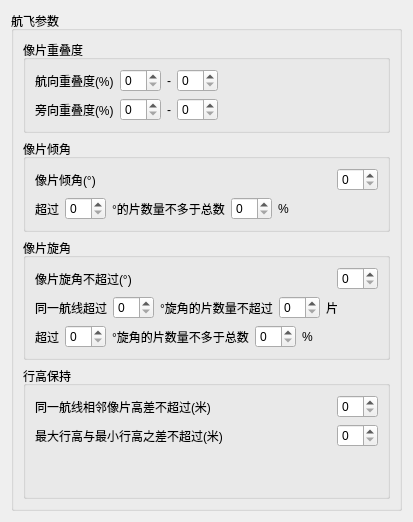
         <widget class="QWidget" name="page_2">
          <layout class="QGridLayout" name="gridLayout_5">
           <item row="0" column="0">
            <widget class="QGroupBox" name="groupBox_12">
             <property name="title">
              <string>航飞参数</string>
             </property>
             <layout class="QVBoxLayout" name="verticalLayout_8">
              <item>
               <widget class="QGroupBox" name="groupBox_22">
                <property name="title">
                 <string>像片重叠度</string>
                </property>
                <property name="flat">
                 <bool>true</bool>
                </property>
                <layout class="QVBoxLayout" name="verticalLayout_19">
                 <item>
                  <layout class="QHBoxLayout" name="horizontalLayout_15">
                   <item>
                    <widget class="QLabel" name="label_32">
                     <property name="text">
                      <string>航向重叠度(%)</string>
                     </property>
                    </widget>
                   </item>
                   <item>
                    <widget class="QSpinBox" name="sbHeadingOverlapMin"/>
                   </item>
                   <item>
                    <widget class="QLabel" name="label_33">
                     <property name="text">
                      <string>-</string>
                     </property>
                    </widget>
                   </item>
                   <item>
                    <widget class="QSpinBox" name="sbHeadingOverlapMax"/>
                   </item>
                   <item>
                    <spacer name="horizontalSpacer_14">
                     <property name="orientation">
                      <enum>Qt::Horizontal</enum>
                     </property>
                     <property name="sizeHint" stdset="0">
                      <size>
                       <width>40</width>
                       <height>20</height>
                      </size>
                     </property>
                    </spacer>
                   </item>
                  </layout>
                 </item>
                 <item>
                  <layout class="QHBoxLayout" name="horizontalLayout_16">
                   <item>
                    <widget class="QLabel" name="label_41">
                     <property name="text">
                      <string>旁向重叠度(%)</string>
                     </property>
                    </widget>
                   </item>
                   <item>
                    <widget class="QSpinBox" name="sbSideOverlapMin"/>
                   </item>
                   <item>
                    <widget class="QLabel" name="label_45">
                     <property name="text">
                      <string>-</string>
                     </property>
                    </widget>
                   </item>
                   <item>
                    <widget class="QSpinBox" name="sbSideOverlapMax"/>
                   </item>
                   <item>
                    <spacer name="horizontalSpacer_17">
                     <property name="orientation">
                      <enum>Qt::Horizontal</enum>
                     </property>
                     <property name="sizeHint" stdset="0">
                      <size>
                       <width>40</width>
                       <height>20</height>
                      </size>
                     </property>
                    </spacer>
                   </item>
                  </layout>
                 </item>
                </layout>
               </widget>
              </item>
              <item>
               <widget class="QGroupBox" name="groupBox_25">
                <property name="title">
                 <string>像片倾角</string>
                </property>
                <property name="flat">
                 <bool>true</bool>
                </property>
                <layout class="QVBoxLayout" name="verticalLayout_22">
                 <item>
                  <layout class="QHBoxLayout" name="horizontalLayout_17">
                   <item>
                    <widget class="QLabel" name="label_46">
                     <property name="text">
                      <string>像片倾角(°)</string>
                     </property>
                    </widget>
                   </item>
                   <item>
                    <spacer name="horizontalSpacer_36">
                     <property name="orientation">
                      <enum>Qt::Horizontal</enum>
                     </property>
                     <property name="sizeHint" stdset="0">
                      <size>
                       <width>40</width>
                       <height>20</height>
                      </size>
                     </property>
                    </spacer>
                   </item>
                   <item>
                    <widget class="QSpinBox" name="sbInclination"/>
                   </item>
                  </layout>
                 </item>
                 <item>
                  <layout class="QHBoxLayout" name="horizontalLayout_21">
                   <item>
                    <widget class="QLabel" name="label_48">
                     <property name="text">
                      <string>超过</string>
                     </property>
                    </widget>
                   </item>
                   <item>
                    <widget class="QSpinBox" name="sbInclinationDegree"/>
                   </item>
                   <item>
                    <widget class="QLabel" name="label_49">
                     <property name="text">
                      <string>°的片数量不多于总数</string>
                     </property>
                    </widget>
                   </item>
                   <item>
                    <widget class="QSpinBox" name="sbInclinationCount"/>
                   </item>
                   <item>
                    <widget class="QLabel" name="label_50">
                     <property name="text">
                      <string>%</string>
                     </property>
                    </widget>
                   </item>
                   <item>
                    <spacer name="horizontalSpacer_37">
                     <property name="orientation">
                      <enum>Qt::Horizontal</enum>
                     </property>
                     <property name="sizeHint" stdset="0">
                      <size>
                       <width>40</width>
                       <height>20</height>
                      </size>
                     </property>
                    </spacer>
                   </item>
                  </layout>
                 </item>
                </layout>
               </widget>
              </item>
              <item>
               <widget class="QGroupBox" name="groupBox_29">
                <property name="title">
                 <string>像片旋角</string>
                </property>
                <property name="flat">
                 <bool>true</bool>
                </property>
                <layout class="QVBoxLayout" name="verticalLayout_32">
                 <item>
                  <layout class="QHBoxLayout" name="horizontalLayout_34">
                   <item>
                    <widget class="QLabel" name="label_51">
                     <property name="text">
                      <string>像片旋角不超过(°)</string>
                     </property>
                    </widget>
                   </item>
                   <item>
                    <spacer name="horizontalSpacer_39">
                     <property name="orientation">
                      <enum>Qt::Horizontal</enum>
                     </property>
                     <property name="sizeHint" stdset="0">
                      <size>
                       <width>40</width>
                       <height>20</height>
                      </size>
                     </property>
                    </spacer>
                   </item>
                   <item>
                    <widget class="QSpinBox" name="sbRotationAngle"/>
                   </item>
                  </layout>
                 </item>
                 <item>
                  <layout class="QHBoxLayout" name="horizontalLayout_35">
                   <item>
                    <widget class="QLabel" name="label_52">
                     <property name="text">
                      <string>同一航线超过</string>
                     </property>
                    </widget>
                   </item>
                   <item>
                    <widget class="QSpinBox" name="sbRotationAngleLineDegree"/>
                   </item>
                   <item>
                    <widget class="QLabel" name="label_54">
                     <property name="text">
                      <string>°旋角的片数量不超过</string>
                     </property>
                    </widget>
                   </item>
                   <item>
                    <widget class="QSpinBox" name="sbRotationAngleLineCount"/>
                   </item>
                   <item>
                    <widget class="QLabel" name="label_55">
                     <property name="text">
                      <string>片</string>
                     </property>
                    </widget>
                   </item>
                   <item>
                    <spacer name="horizontalSpacer_42">
                     <property name="orientation">
                      <enum>Qt::Horizontal</enum>
                     </property>
                     <property name="sizeHint" stdset="0">
                      <size>
                       <width>40</width>
                       <height>20</height>
                      </size>
                     </property>
                    </spacer>
                   </item>
                  </layout>
                 </item>
                 <item>
                  <layout class="QHBoxLayout" name="horizontalLayout_40">
                   <item>
                    <widget class="QLabel" name="label_57">
                     <property name="text">
                      <string>超过</string>
                     </property>
                    </widget>
                   </item>
                   <item>
                    <widget class="QSpinBox" name="sbRotationAngleDegree"/>
                   </item>
                   <item>
                    <widget class="QLabel" name="label_58">
                     <property name="text">
                      <string>°旋角的片数量不多于总数</string>
                     </property>
                    </widget>
                   </item>
                   <item>
                    <widget class="QSpinBox" name="sbRotationAngleCount"/>
                   </item>
                   <item>
                    <widget class="QLabel" name="label_64">
                     <property name="text">
                      <string>%</string>
                     </property>
                    </widget>
                   </item>
                   <item>
                    <spacer name="horizontalSpacer_48">
                     <property name="orientation">
                      <enum>Qt::Horizontal</enum>
                     </property>
                     <property name="sizeHint" stdset="0">
                      <size>
                       <width>40</width>
                       <height>20</height>
                      </size>
                     </property>
                    </spacer>
                   </item>
                  </layout>
                 </item>
                </layout>
               </widget>
              </item>
              <item>
               <widget class="QGroupBox" name="groupBox_30">
                <property name="title">
                 <string>行高保持</string>
                </property>
                <property name="flat">
                 <bool>true</bool>
                </property>
                <layout class="QVBoxLayout" name="verticalLayout_33">
                 <item>
                  <layout class="QHBoxLayout" name="horizontalLayout_41">
                   <item>
                    <widget class="QLabel" name="label_67">
                     <property name="text">
                      <string>同一航线相邻像片高差不超过(米)</string>
                     </property>
                    </widget>
                   </item>
                   <item>
                    <spacer name="horizontalSpacer_49">
                     <property name="orientation">
                      <enum>Qt::Horizontal</enum>
                     </property>
                     <property name="sizeHint" stdset="0">
                      <size>
                       <width>40</width>
                       <height>20</height>
                      </size>
                     </property>
                    </spacer>
                   </item>
                   <item>
                    <widget class="QSpinBox" name="sbHeightDifferenceLine"/>
                   </item>
                  </layout>
                 </item>
                 <item>
                  <layout class="QHBoxLayout" name="horizontalLayout_42">
                   <item>
                    <widget class="QLabel" name="label_68">
                     <property name="text">
                      <string>最大行高与最小行高之差不超过(米)</string>
                     </property>
                    </widget>
                   </item>
                   <item>
                    <spacer name="horizontalSpacer_50">
                     <property name="orientation">
                      <enum>Qt::Horizontal</enum>
                     </property>
                     <property name="sizeHint" stdset="0">
                      <size>
                       <width>40</width>
                       <height>20</height>
                      </size>
                     </property>
                    </spacer>
                   </item>
                   <item>
                    <widget class="QSpinBox" name="sbHeightDifference"/>
                   </item>
                  </layout>
                 </item>
                 <item>
                  <spacer name="verticalSpacer_11">
                   <property name="orientation">
                    <enum>Qt::Vertical</enum>
                   </property>
                   <property name="sizeHint" stdset="0">
                    <size>
                     <width>20</width>
                     <height>40</height>
                    </size>
                   </property>
                  </spacer>
                 </item>
                </layout>
                <zorder></zorder>
                <zorder></zorder>
                <zorder>verticalSpacer_11</zorder>
               </widget>
              </item>
             </layout>
            </widget>
           </item>
          </layout>
         </widget>
